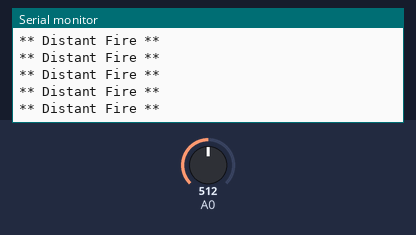
This sketch was run on a simulated Arduino Uno, built with avr-gcc and run on an emulated ATmega328P. On the bench: the last lines printed to the serial monitor. The inputs (shaded band) are chosen by the test bench; at power-on: A0 = 512.

Above: at 1.2 s.
1.3 s: A0 set to 664
4.3 s: A0 set to 696
At 5.0 s:
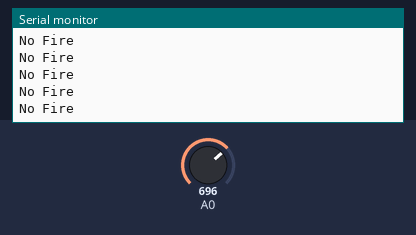
8.1 s: A0 set to 331
At 8.6 s:
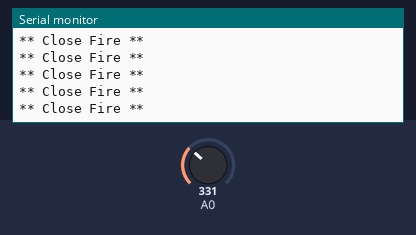
11.1 s: A0 set to 354
At 12.2 s:
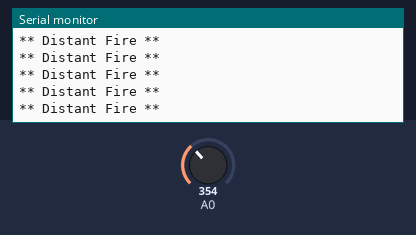

Measured:
- the behaviour switches between 682 and 683 on A0 (found by bisection; images 0 and 1)
- the behaviour switches between 341 and 342 on A0 (found by bisection; images 2 and 3)
- after the input at 4.3 s, the serial monitor: prints a new line after 0.07 s (image 1)
- after the input at 8.1 s, the serial monitor: prints a new line after 0.07 s (image 2)
- after the input at 11.1 s, the serial monitor: prints a new line after 0.08 s (image 3)

The sketch:

flame_sensor.ino
```cpp
const int sensorMin = 0; // sensor minimum
 const int sensorMax = 1024; // sensor maximum

void setup() {
 // initialize serial communication @ 9600 baud:
 Serial.begin(9600);
 }
 void loop() {
 // read the sensor on analog A0:
 int sensorReading = analogRead(A0);
 // map the sensor range (four options):
 // ex: 'long int map(long int, long int, long int, long int, long int)'
 int range = map(sensorReading, sensorMin, sensorMax, 0, 3);

// range value:
 switch (range) {
 case 0: // A fire closer than 1.5 feet away.
 Serial.println("** Close Fire **");
 break;
 case 1: // A fire between 1-3 feet away.
 Serial.println("** Distant Fire **");
 break;
 case 2: // No fire detected.
 Serial.println("No Fire");
 break;
 }
 delay(1); // delay between reads
 }
```
